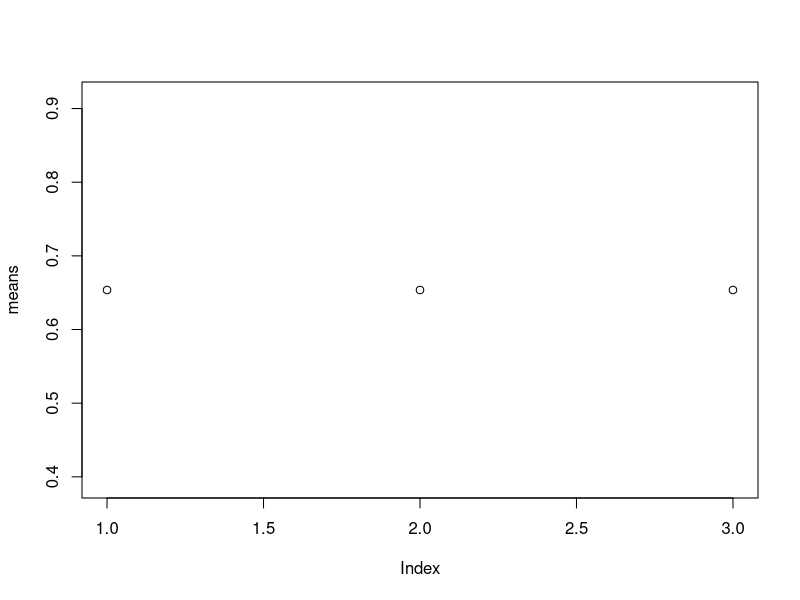

Write the R code that produced this figure.
## ---- chunk 1
library(kernlab)
## ---- chunk 2
posteriorGP <- function(X, y, XStar, sigmaNoise, k) {
  res <- list()
  
  # Compute covariance and Cholesky decomposition
  K <- k(X, X)
  L <- t(chol(K + sigmaNoise * diag(dim(K)[1])))
  
  # Compute predictive mean
  k_star <- k(X, XStar)
  alpha <- solve(t(L), solve(L, y))
  res$pred_mean <- t(k_star) %*% alpha
  
  # Compute predictive variance
  v <- solve(L, k_star)
  res$pred_var <- k(XStar, XStar) - t(v) %*% v
  
  # Compute log marginal likelihood
  n <- length(y)
  res$log_marg_lik <- -0.5 * t(y) %*% alpha - sum(log(diag(L)) - n/2 * log(2 * pi))

  return(res)
}
## ---- chunk 3
# Hyperparameters
sigmaF_hyp <- 1
l_hyp <- 0.3

# Covariance function
SquaredExpKernel <- function(x1, x2, sigmaF=sigmaF_hyp, l=l_hyp){
  n1 <- length(x1)
  n2 <- length(x2)
  K <- matrix(NA,n1,n2)
  for (i in 1:n2){
    K[,i] <- sigmaF^2*exp(-0.5*( (x1-x2[i])/l)^2 )
  }
  return(K)
}

# Assumptions and data
sigmaNoise <- 0.1
X <- 0.4
y <- 0.719

X_grid <- seq(-1, 1,)
means <- c()
vars <- c()
for (Xstar in X_grid) {
  res <- posteriorGP(X, y, X, sigmaNoise, SquaredExpKernel)  
  means <- append(means, res$pred_mean)
  vars <- append(vars, res$pred_var)
}

plot(means)
